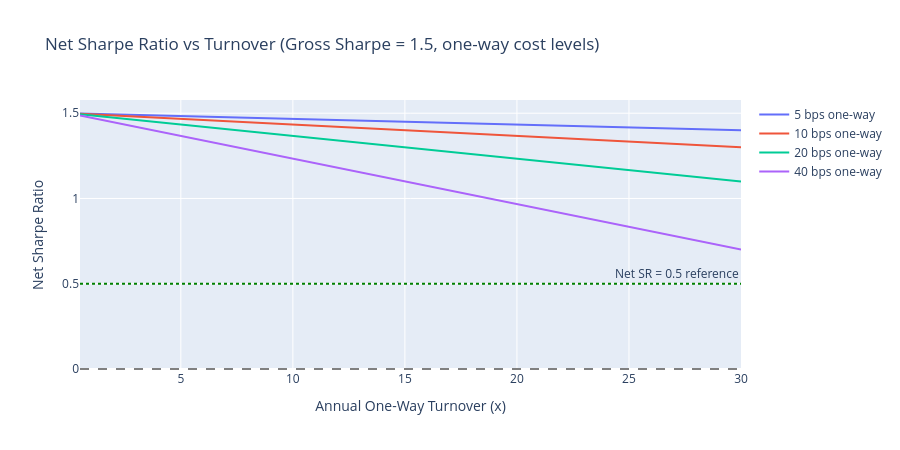

Notebook code for this chart:
### Code cell
fig = go.Figure()

for cost_bps in one_way_cost_bps:
    subset = sens_df.filter(pl.col("One-Way Cost (bps)") == cost_bps)
    fig.add_trace(
        go.Scatter(
            x=subset["Turnover"].to_list(),
            y=subset["Net Sharpe"].to_list(),
            mode="lines",
            name=f"{cost_bps} bps one-way",
        )
    )

fig.add_hline(y=0, line_dash="dash", line_color="gray")
fig.add_hline(y=0.5, line_dash="dot", line_color="green", annotation_text="Net SR = 0.5 reference")

fig.update_layout(
    title="Net Sharpe Ratio vs Turnover (Gross Sharpe = 1.5, one-way cost levels)",
    xaxis_title="Annual One-Way Turnover (x)",
    yaxis_title="Net Sharpe Ratio",
    height=450,
)
fig.show()
